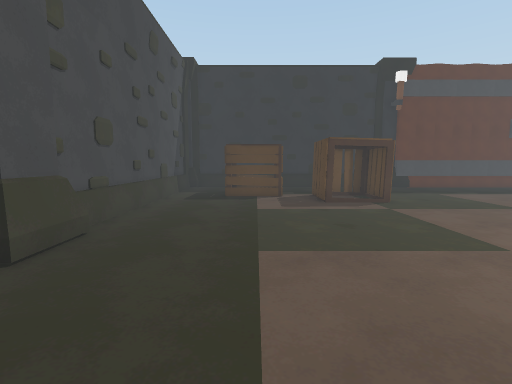
view 1 (above)

15 first-person views from a walk through a Unity game level. The camera is 1.3 m above the floor, tilts 6° down and sees 85° across. The floor is counted in squares, 1 m on a side. Each view is taken from the middle of a square. On the plan, view 1 faces up. The plan holds only what a view shows up to about 13 squares ahead; the rest is blank. The player character is not drawn. Surface patterns are stand-ins for the level's own textures.

view 2
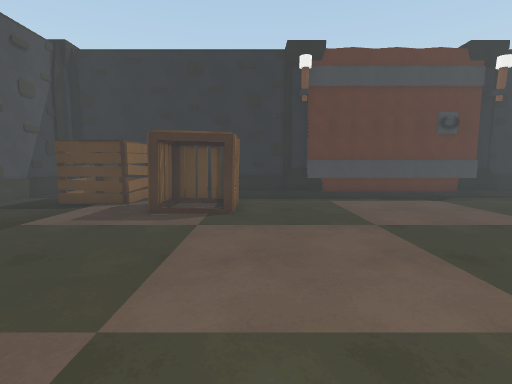

view 3
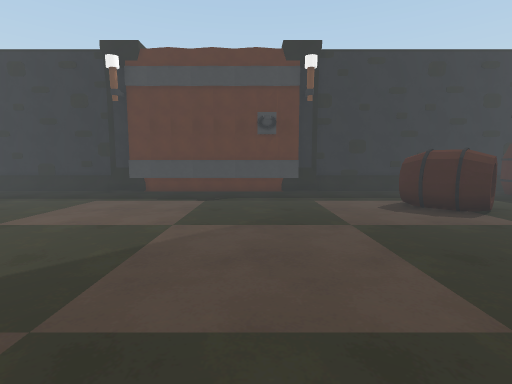

view 4
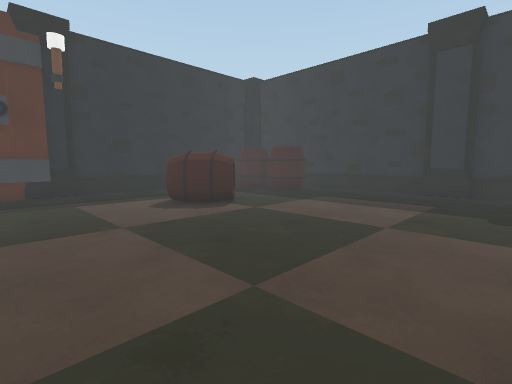

view 5
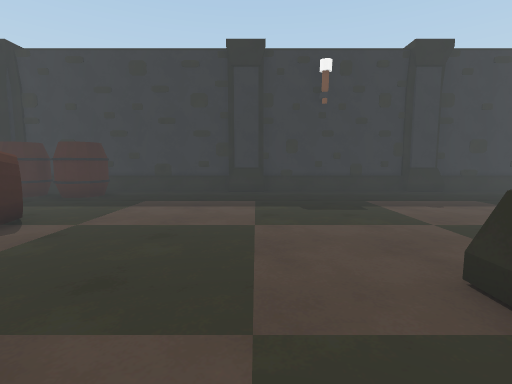

view 6
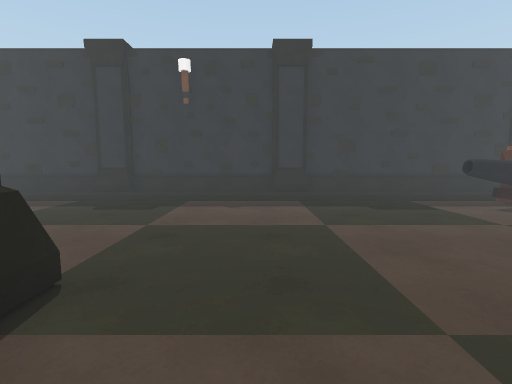

view 7
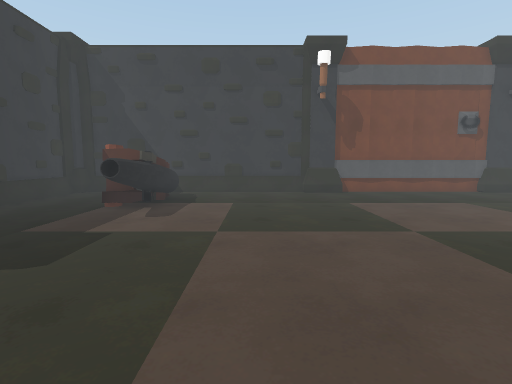

view 8
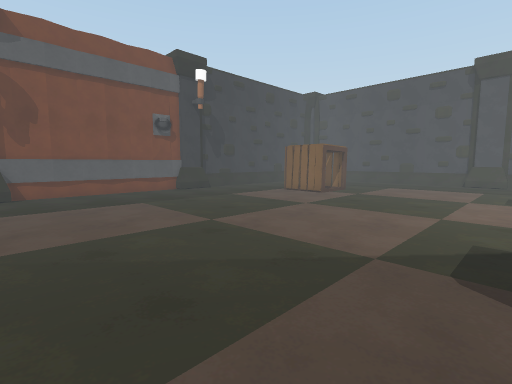

view 9
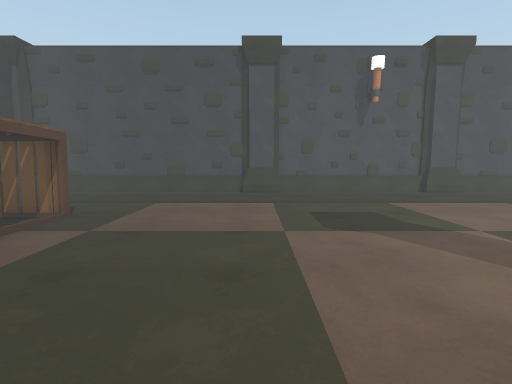

view 10
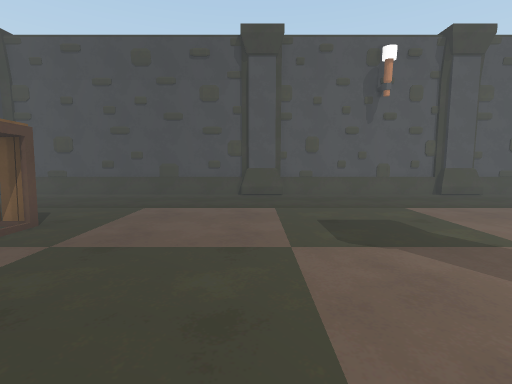

view 11
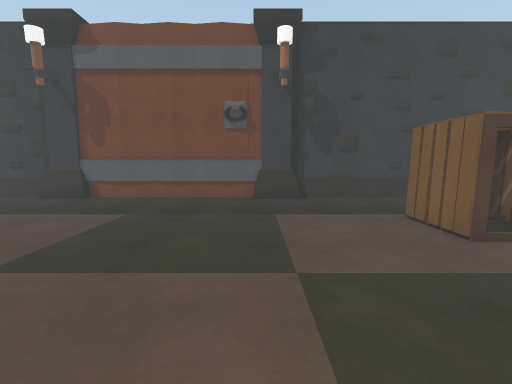

view 12
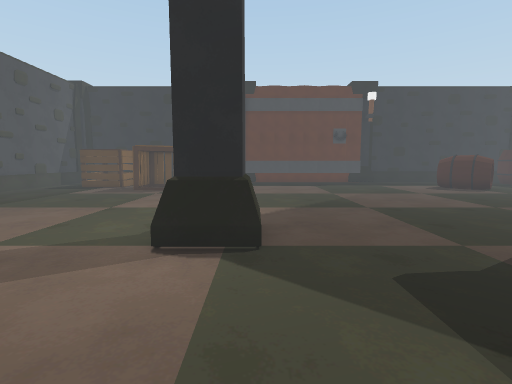

view 13
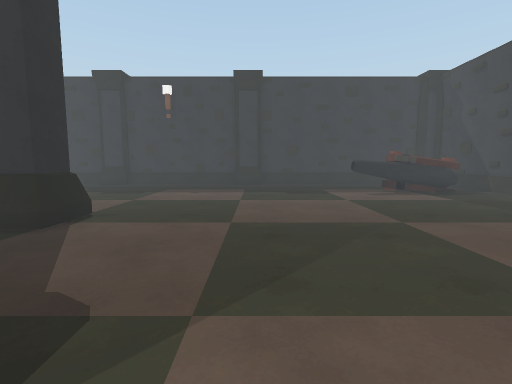

view 14
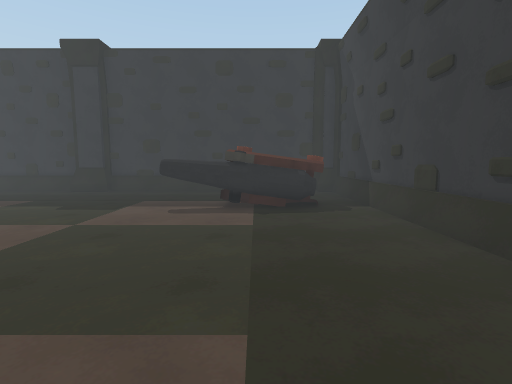

view 15
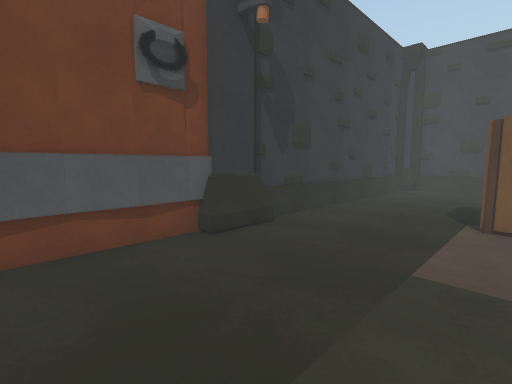

### Floor plan
Points are (right, up) in squares from view 1. A wall is a line through its corners. A room is listed if a view was taken in it or the views show most of it. See-through windows are left out.
Room 1 (views 1, 2, 3, 4, 5, 6, 7, 8, 9, 10, 11, 12, 13, 14, 15)
walls: (8.1, 0.4) (6.5, 0.4); (15.6, 0.4) (14.5, 0.4) (14.5, 1.1); (13.4, -14.3) (15.8, -14.3); (-3.1, 3.5) (-3.7, 3.5) (-3.7, -3); (8.6, 14.5) (6.2, 14.5); (-3.4, -3) (-3.4, -4.5); (-3.6, -2.7) (-3.5, -3.2); (13.4, -14.7) (14.4, -14.7); (-3.5, 3.8) (-3.7, 3.1); (6.5, -14.3) (8.6, -14.3); (7.7, -14.7) (8.6, -14.7); (-3.5, -4.3) (-3.7, -5.1); (15.6, -14.5) (16.5, -14.6); (26, -2.7) (26, 3.7); (-3.4, 5) (-3.4, 3.5); (15.8, 14.5) (13.4, 14.6); (25.8, 3.9) (25.8, 5); (15.9, 14.5) (13.4, 14.5); (7.4, 14.9) (5.7, 15); (7.4, 14.9) (6.6, 14.9); (25.8, -4.1) (25.8, -3) (26, -2.3); (26, 3.3) (25.9, 3.7); (-3.7, -4.5) (-3.7, -13.9); (6, -14.6) (6.7, -14.5); (15.9, -14.7) (25.5, -14.7); (6.7, 14.9) (6.2, 15); (-3.6, 5.4) (-3.6, 4.9); (25.8, 4.9) (26, 5.9); (6.4, 14.9) (-0.9, 14.9); (15.6, 14.9) (14.9, 14.9); (25.9, -4.7) (25.8, -4); (16.2, 15) (15.5, 14.9); (26, 5.3) (26, 10.9); (19.8, 14.9) (15.8, 14.9); (-3.6, -13.5) (-3.6, -13.9) (-3.1, -13.9); (-3.4, -13.9) (-3.4, -14.5); (24.8, -14.6) (25.8, -14.5) (25.8, -14); (-2.9, -14.7) (6.5, -14.7); (25.8, -13.9) (26, -13); (26, -13.9) (26, -4.3); (-3.7, 14.3) (-3.7, 5)
low walls: (8.1, 0.1) (6.4, 0.1); (8.1, 1.6) (8.1, 0.4); (15.5, 0.1) (14.4, 0.1) (14.4, 1); (-3.1, -2.9) (-3.1, -4.5); (14.1, -14.1) (15.9, -14.1); (6.4, -14.1) (8.1, -14.1) (8.1, -14.5); (25.5, 3.7) (25.5, 5.2); (-3.1, 5.1) (-3.1, 3.5); (25.8, -2.7) (25.8, 3.7); (14.4, -14.7) (14.4, -14); (8.5, 14.9) (7.9, 14.9); (25.5, -4.3) (25.5, -2.7); (25.8, 5.3) (25.8, 10.9); (-3.1, -13.9) (-3.1, -14.4); (25.8, -13.9) (25.8, -4.3); (25.5, -14.7) (25.5, -13.9)
objects: crate (-1, 11) to (1, 13); crate (2, -11) to (2, -9); crate (2, 9) to (4, 11); crate (4, -11) to (4, -9); barrel (17, 9) to (20, 11); other object (21, -13) to (22, -8); barrel (23, 10) to (24, 11); barrel (23, 12) to (24, 14)

Positions as (right, up) in squares from view 1, and headings:
1: (0, 0), facing up
2: (5, 2), facing up
3: (13, 2), facing up
4: (13, 2), facing up-right
5: (13, 4), facing right
6: (13, -2), facing right
7: (18, -2), facing down
8: (15, -2), facing down-left
9: (9, -4), facing left
10: (8, -4), facing left
11: (8, -4), facing down
12: (8, -4), facing up
13: (9, -4), facing right
14: (13, -11), facing right
15: (11, -10), facing down-left
